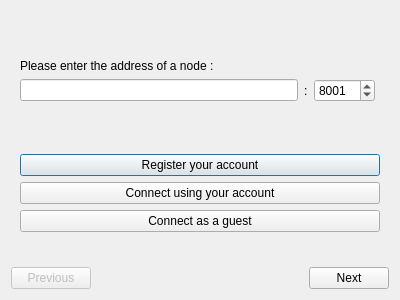
<?xml version="1.0" encoding="UTF-8"?>
<ui version="4.0">
 <class>CommunityConfigurationDialog</class>
 <widget class="QDialog" name="CommunityConfigurationDialog">
  <property name="geometry">
   <rect>
    <x>0</x>
    <y>0</y>
    <width>400</width>
    <height>300</height>
   </rect>
  </property>
  <property name="contextMenuPolicy">
   <enum>Qt::CustomContextMenu</enum>
  </property>
  <property name="windowTitle">
   <string>Add a community</string>
  </property>
  <property name="modal">
   <bool>true</bool>
  </property>
  <layout class="QVBoxLayout" name="verticalLayout">
   <item>
    <widget class="QStackedWidget" name="stacked_pages">
     <property name="currentIndex">
      <number>0</number>
     </property>
     <widget class="QWidget" name="page_node">
      <layout class="QVBoxLayout" name="verticalLayout_4">
       <item>
        <spacer name="verticalSpacer_2">
         <property name="orientation">
          <enum>Qt::Vertical</enum>
         </property>
         <property name="sizeHint" stdset="0">
          <size>
           <width>20</width>
           <height>40</height>
          </size>
         </property>
        </spacer>
       </item>
       <item>
        <widget class="QLabel" name="label">
         <property name="text">
          <string>Please enter the address of a node :</string>
         </property>
        </widget>
       </item>
       <item>
        <layout class="QHBoxLayout" name="horizontalLayout">
         <property name="rightMargin">
          <number>5</number>
         </property>
         <item>
          <widget class="QLineEdit" name="lineedit_server"/>
         </item>
         <item>
          <widget class="QLabel" name="label_double_dot">
           <property name="text">
            <string>:</string>
           </property>
          </widget>
         </item>
         <item>
          <widget class="QSpinBox" name="spinbox_port">
           <property name="maximum">
            <number>65535</number>
           </property>
           <property name="value">
            <number>8001</number>
           </property>
          </widget>
         </item>
        </layout>
       </item>
       <item>
        <spacer name="verticalSpacer">
         <property name="orientation">
          <enum>Qt::Vertical</enum>
         </property>
         <property name="sizeHint" stdset="0">
          <size>
           <width>20</width>
           <height>40</height>
          </size>
         </property>
        </spacer>
       </item>
       <item>
        <layout class="QVBoxLayout" name="verticalLayout_5">
         <property name="topMargin">
          <number>6</number>
         </property>
         <item>
          <widget class="QPushButton" name="button_register">
           <property name="text">
            <string>Register your account</string>
           </property>
           <property name="icon">
            <iconset resource="../icons/icons.qrc">
             <normaloff>:/icons/new_membership</normaloff>:/icons/new_membership</iconset>
           </property>
           <property name="iconSize">
            <size>
             <width>32</width>
             <height>32</height>
            </size>
           </property>
          </widget>
         </item>
         <item>
          <widget class="QPushButton" name="button_connect">
           <property name="text">
            <string>Connect using your account</string>
           </property>
           <property name="icon">
            <iconset resource="../icons/icons.qrc">
             <normaloff>:/icons/connect_icon</normaloff>:/icons/connect_icon</iconset>
           </property>
           <property name="iconSize">
            <size>
             <width>32</width>
             <height>32</height>
            </size>
           </property>
          </widget>
         </item>
         <item>
          <widget class="QPushButton" name="button_guest">
           <property name="text">
            <string>Connect as a guest</string>
           </property>
           <property name="icon">
            <iconset resource="../icons/icons.qrc">
             <normaloff>:/icons/guest_icon</normaloff>:/icons/guest_icon</iconset>
           </property>
           <property name="iconSize">
            <size>
             <width>32</width>
             <height>32</height>
            </size>
           </property>
          </widget>
         </item>
         <item>
          <widget class="QLabel" name="label_error">
           <property name="text">
            <string/>
           </property>
          </widget>
         </item>
        </layout>
       </item>
      </layout>
     </widget>
     <widget class="QWidget" name="page_add_nodes">
      <layout class="QVBoxLayout" name="verticalLayout_2">
       <item>
        <widget class="QGroupBox" name="groupBox_2">
         <property name="title">
          <string>Communities nodes</string>
         </property>
         <layout class="QVBoxLayout" name="verticalLayout_3">
          <item>
           <widget class="QTreeView" name="tree_peers">
            <property name="contextMenuPolicy">
             <enum>Qt::CustomContextMenu</enum>
            </property>
           </widget>
          </item>
          <item>
           <layout class="QHBoxLayout" name="horizontalLayout_3">
            <item>
             <widget class="QLineEdit" name="lineedit_add_address">
              <property name="text">
               <string/>
              </property>
              <property name="placeholderText">
               <string>Server</string>
              </property>
             </widget>
            </item>
            <item>
             <widget class="QSpinBox" name="spinbox_add_port">
              <property name="minimum">
               <number>1025</number>
              </property>
              <property name="maximum">
               <number>99999</number>
              </property>
              <property name="value">
               <number>8081</number>
              </property>
             </widget>
            </item>
            <item>
             <widget class="QPushButton" name="button_add">
              <property name="text">
               <string>Add</string>
              </property>
             </widget>
            </item>
           </layout>
          </item>
         </layout>
        </widget>
       </item>
      </layout>
     </widget>
    </widget>
   </item>
   <item>
    <layout class="QHBoxLayout" name="layout_previous_next">
     <item>
      <widget class="QPushButton" name="button_previous">
       <property name="enabled">
        <bool>false</bool>
       </property>
       <property name="text">
        <string>Previous</string>
       </property>
      </widget>
     </item>
     <item>
      <spacer name="horizontalSpacer_2">
       <property name="orientation">
        <enum>Qt::Horizontal</enum>
       </property>
       <property name="sizeHint" stdset="0">
        <size>
         <width>40</width>
         <height>20</height>
        </size>
       </property>
      </spacer>
     </item>
     <item>
      <widget class="QPushButton" name="button_next">
       <property name="enabled">
        <bool>true</bool>
       </property>
       <property name="text">
        <string>Next</string>
       </property>
      </widget>
     </item>
    </layout>
   </item>
  </layout>
 </widget>
 <resources>
  <include location="../icons/icons.qrc"/>
 </resources>
 <connections>
  <connection>
   <sender>button_add</sender>
   <signal>clicked()</signal>
   <receiver>CommunityConfigurationDialog</receiver>
   <slot>add_node()</slot>
   <hints>
    <hint type="sourcelabel">
     <x>337</x>
     <y>236</y>
    </hint>
    <hint type="destinationlabel">
     <x>199</x>
     <y>149</y>
    </hint>
   </hints>
  </connection>
  <connection>
   <sender>tree_peers</sender>
   <signal>customContextMenuRequested(QPoint)</signal>
   <receiver>CommunityConfigurationDialog</receiver>
   <slot>showContextMenu(QPoint)</slot>
   <hints>
    <hint type="sourcelabel">
     <x>199</x>
     <y>128</y>
    </hint>
    <hint type="destinationlabel">
     <x>199</x>
     <y>149</y>
    </hint>
   </hints>
  </connection>
  <connection>
   <sender>button_next</sender>
   <signal>clicked()</signal>
   <receiver>CommunityConfigurationDialog</receiver>
   <slot>next()</slot>
   <hints>
    <hint type="sourcelabel">
     <x>349</x>
     <y>278</y>
    </hint>
    <hint type="destinationlabel">
     <x>199</x>
     <y>149</y>
    </hint>
   </hints>
  </connection>
  <connection>
   <sender>button_previous</sender>
   <signal>clicked()</signal>
   <receiver>CommunityConfigurationDialog</receiver>
   <slot>previous()</slot>
   <hints>
    <hint type="sourcelabel">
     <x>49</x>
     <y>278</y>
    </hint>
    <hint type="destinationlabel">
     <x>199</x>
     <y>149</y>
    </hint>
   </hints>
  </connection>
 </connections>
 <slots>
  <slot>add_node()</slot>
  <slot>showContextMenu(QPoint)</slot>
  <slot>check()</slot>
  <slot>next()</slot>
  <slot>previous()</slot>
  <slot>current_wallet_changed(int)</slot>
  <slot>remove_node()</slot>
 </slots>
</ui>
